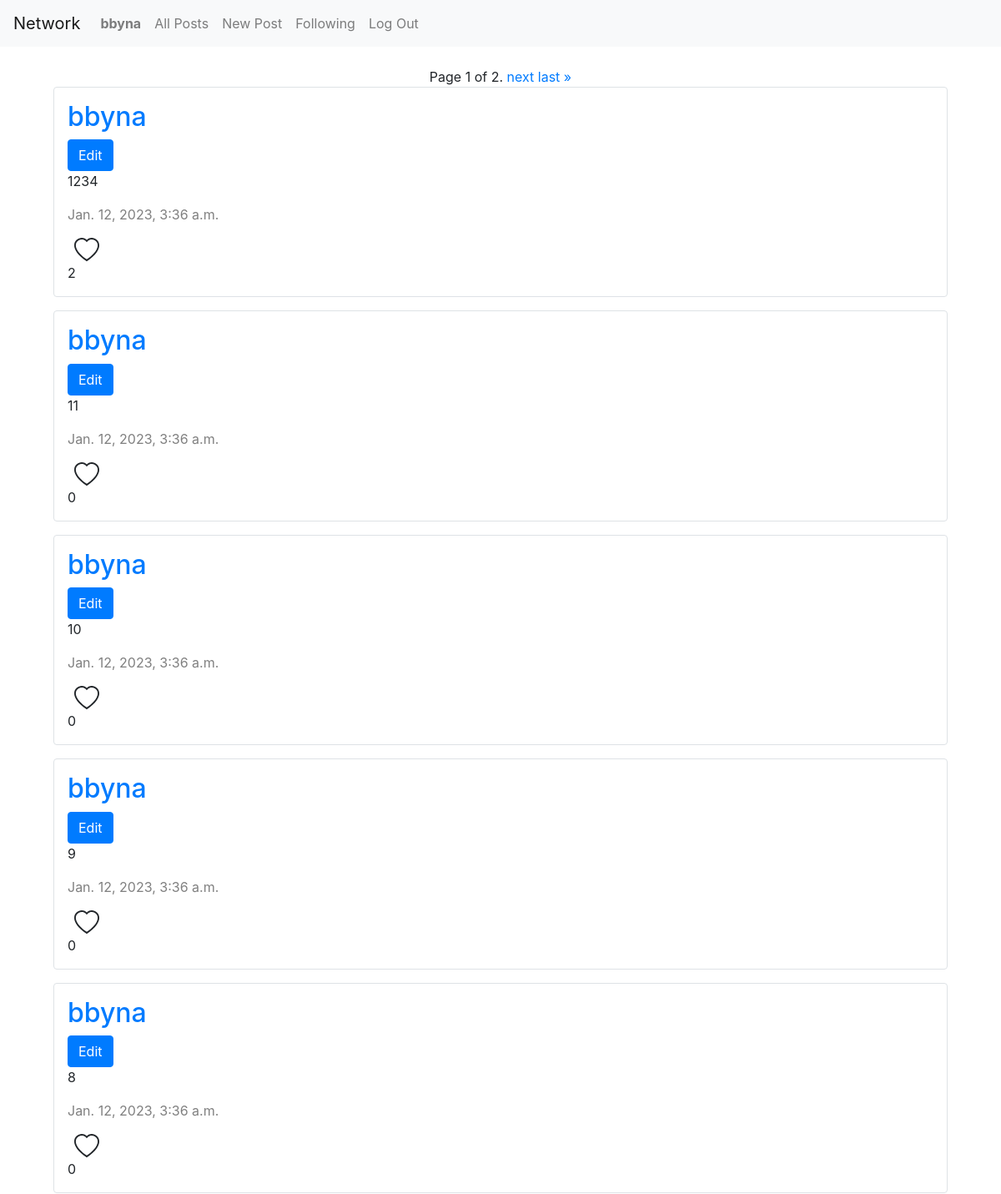
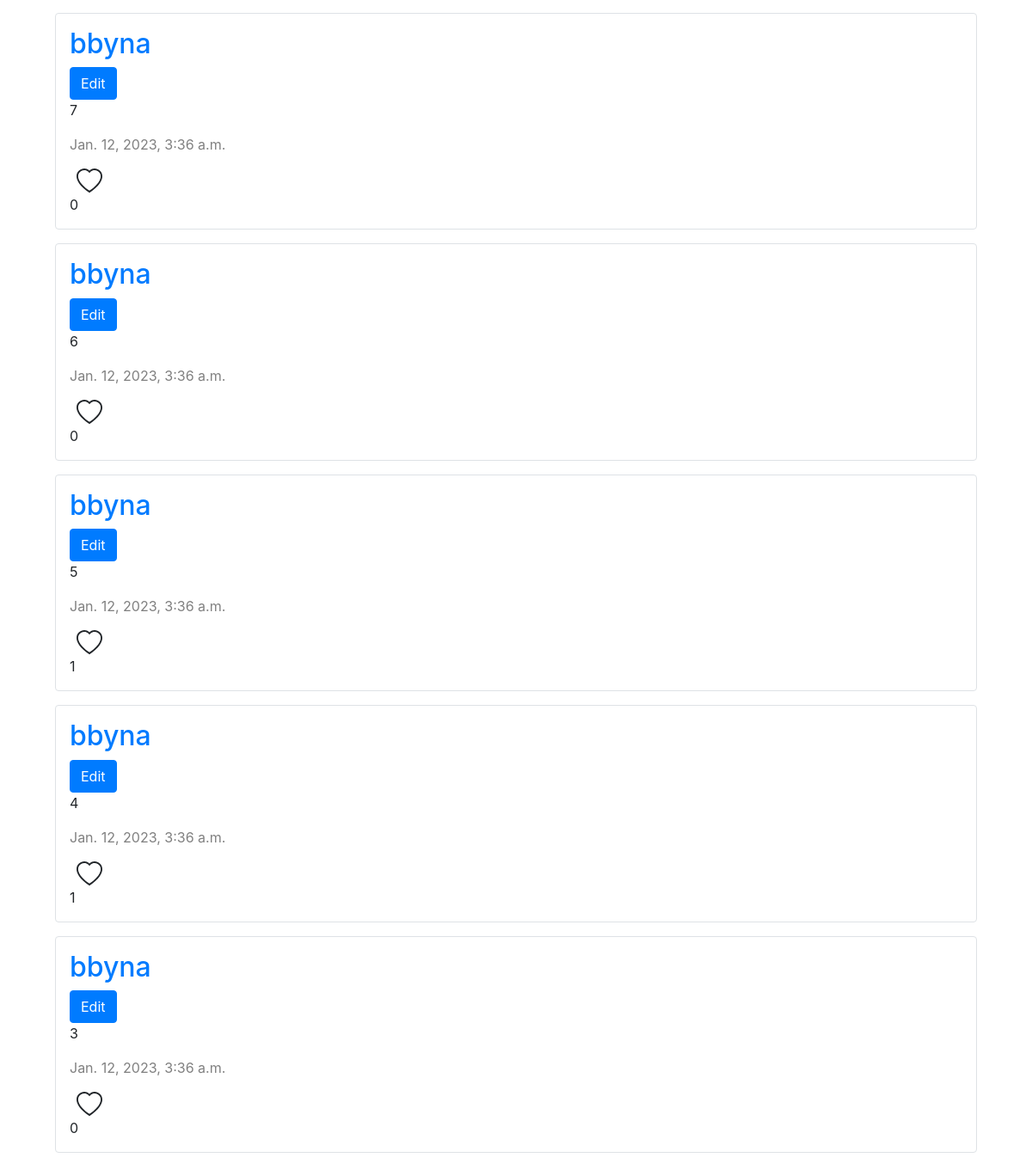
Page /profile/bbyna (signed in) on the committed database (2 pictures, top to bottom).
### network/models.py (models this page shows, shortened)
class User(AbstractUser):
    people_followed = models.ManyToManyField('self',blank=True, related_name='follow')

class Post(models.Model):
    user = models.ForeignKey(User, on_delete=models.CASCADE)
    post_content = models.TextField(blank=False)
    date = models.DateTimeField(auto_now_add=True)
    liked_by = models.ManyToManyField(User, blank=True, related_name="like")
    def likes_count(self):
        return self.liked_by.count()

### network/views.py (the view, shortened to what this page needs)
# urls.py: path('profile/<str:username>', views.profile, name='profile'),
def profile(request, username):
    if request.user.is_authenticated:
        is_following = False
        user = User.objects.get(username=username)
        for i in request.user.people_followed.all().iterator():
            if i == user:
                is_following = True
                break
        users_posts = Post.objects.filter(user=user).order_by("-date")
        paginator = Paginator(users_posts, 10)
        page_number = request.GET.get('page')
        page_obj = paginator.get_page(page_number)
        return render(request, "network/profile.html", {
            "page_obj":page_obj,
            "user":user,
            "is_following": is_following,
        })

### network/templates/network/profile.html (shortened to what this page needs)
{% extends "network/layout.html" %}
{% load static %}
{% block body %}
<div class="p-3 pt-4">
    <div class="pagination">
        <span class="step-links">
            <span class="current">
                Page {{ page_obj.number }} of {{ page_obj.paginator.num_pages }}.
            </span>
            {% if page_obj.has_next %}
                <a href="?page={{ page_obj.next_page_number }}">next</a>
                <a href="?page={{ page_obj.paginator.num_pages }}">last &raquo;</a>
            {% endif %}
        </span>
    </div>
    {% for post in page_obj %}
    <div class="border rounded mx-5 mb-3">
        <div class="m-3">
            <div m-1>
                <a href="{% url 'profile' post.user  %}"><h2>{{post.user}}</h2></a>
            </div>
            {% if post.user == request.user %}
            <button class="btn btn-primary" data-toggle="modal" data-target="#modal-{{post.id}}">Edit</button>
            {% endif %}
            <p id="post-content-{{post.id}}">{{post.post_content}}</p>
            <p class="post-date">{{post.date}}</p>
            {% if request.user in post.liked_by.all %}
                  <svg onclick="likeHandler({{ post.id }})" class="mx-2" id="like-{{post.id}}" xmlns="http://www.w3.org/2000/svg" width="30" data-id="{{post.id}}" data-liked="true" data-username="{{request.user}}" fill="red" class="bi bi-heart" viewBox="0 0 16 16">
                    <path d="m8 2.748-.717-.737C5.6.281 2.514.878 1.4 3.053c-.523 1.023-.641 2.5.314 4.385.92 1.815 2.834 3.989 6.286 6.357 3.452-2.368 5.365-4.542 6.286-6.357.955-1.886.838-3.362.314-4.385C13.486.878 10.4.28 8.717 2.01L8 2.748zM8 15C-7.333 4.868 3.279-3.04 7.824 1.143c.06.055.119.112.176.171a3.12 3.12 0 0 1 .176-.17C12.72-3.042 23.333 4.867 8 15z"/>
                  </svg><p id="likes-count-{{post.id}}">{{post.likes_count}}</p>
                  {% else %}
                  <svg onclick="likeHandler({{ post.id }})" class="mx-2" id="like-{{post.id}}" xmlns="http://www.w3.org/2000/svg" width="30" data-id="{{post.id}}" data-liked="false" data-username="{{request.user}}" fill="currentColor" class="bi bi-heart" viewBox="0 0 16 16">
                    <path d="m8 2.748-.717-.737C5.6.281 2.514.878 1.4 3.053c-.523 1.023-.641 2.5.314 4.385.92 1.815 2.834 3.989 6.286 6.357 3.452-2.368 5.365-4.542 6.286-6.357.955-1.886.838-3.362.314-4.385C13.486.878 10.4.28 8.717 2.01L8 2.748zM8 15C-7.333 4.868 3.279-3.04 7.824 1.143c.06.055.119.112.176.171a3.12 3.12 0 0 1 .176-.17C12.72-3.042 23.333 4.867 8 15z"/>
                  </svg><p id="likes-count-{{post.id}}">{{post.likes_count}}</p>
                  {% endif %}
        </div>
    </div>
    {% endfor %}
</div>
{% endblock %}

### network/templates/network/layout.html (shortened to what this page needs)
{% load static %}
<!DOCTYPE html>
<html lang="en">
    <head>
        <link rel="stylesheet" href="https://cdn.jsdelivr.net/npm/bootstrap@4.5.3/dist/css/bootstrap.min.css">
        <link href="{% static 'network/styles.css' %}" rel="stylesheet">
    </head>
    <body>
        <nav class="navbar navbar-expand-lg navbar-light bg-light">
            <a class="navbar-brand" href="{% url 'index' %}">Network</a>
            <div>
              <ul class="navbar-nav mr-auto">
                {% if request.user.is_authenticated %}
                    <li class="nav-item">
                        <a class="nav-link" href="{% url 'profile' request.user.username %}"><strong>{{ request.user.username }}</strong></a>
                    </li>
                {% endif %}
                <li class="nav-item">
                  <a class="nav-link" href="{% url 'index' %}">All Posts</a>
                </li>
                {% if request.user.is_authenticated %}
                    <li class="nav-item">
                        <a class="nav-link" href="{% url 'new_post' %}">New Post</a>
                    </li>
                    <li class="nav-item">
                        <a class="nav-link" href="{% url 'people_I_follow' %}">Following</a>
                    </li>
                    <li class="nav-item">
                        <a class="nav-link" href="{% url 'logout' %}">Log Out</a>
                    </li>
                {% endif %}
              </ul>
            </div>
          </nav>
        <div class="body">
            {% block body %}
            {% endblock %}
        </div>
    </body>
</html>

### network/static/network/styles.css (style rules this page uses)
.post-date { color:gray; }
.pagination { display: flex; align-items: center; justify-content: center; }

### rows in the picture
User: user.username "bbyna"
Post: user "bbyna", post_content "1234", date "Jan. 12, 2023, 3:36 a.m.", likes_count "2"
Post: user "bbyna", post_content "11", date "Jan. 12, 2023, 3:36 a.m.", likes_count "0"
Post: user "bbyna", post_content "10", date "Jan. 12, 2023, 3:36 a.m.", likes_count "0"
Post: user "bbyna", post_content "9", date "Jan. 12, 2023, 3:36 a.m.", likes_count "0"
Post: user "bbyna", post_content "8", date "Jan. 12, 2023, 3:36 a.m.", likes_count "0"
Post: user "bbyna", post_content "7", date "Jan. 12, 2023, 3:36 a.m.", likes_count "0"
Post: user "bbyna", post_content "6", date "Jan. 12, 2023, 3:36 a.m.", likes_count "0"
Post: user "bbyna", post_content "5", date "Jan. 12, 2023, 3:36 a.m.", likes_count "1"
Post: user "bbyna", post_content "4", date "Jan. 12, 2023, 3:36 a.m.", likes_count "1"
Post: user "bbyna", post_content "3", date "Jan. 12, 2023, 3:36 a.m.", likes_count "0"

### other values in the picture
{{ page_obj.number }} "1"
{{ page_obj.paginator.num_pages }} "2"
